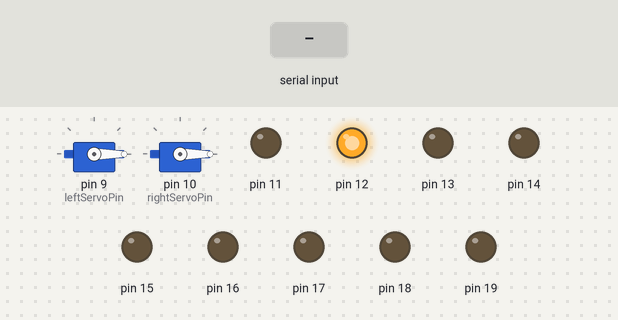
Bench run of a sketch on a simulated Arduino Uno, built with avr-gcc and run on an emulated ATmega328P. Parts: 2 × servo, output pins drawn as LEDs (lit = HIGH). The test bench sets the inputs (shaded band). What the sketch prints to the serial monitor is not drawn.

Above: at 0.1 s.
At 0.5 s:
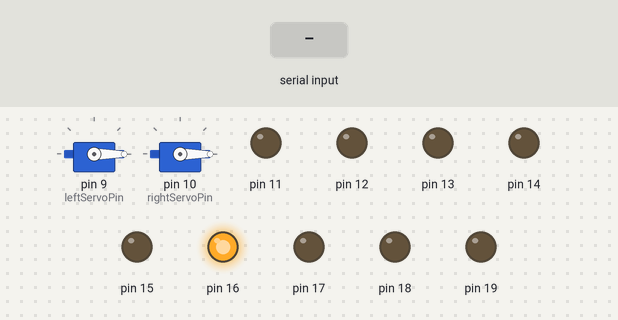
At 1.8 s:
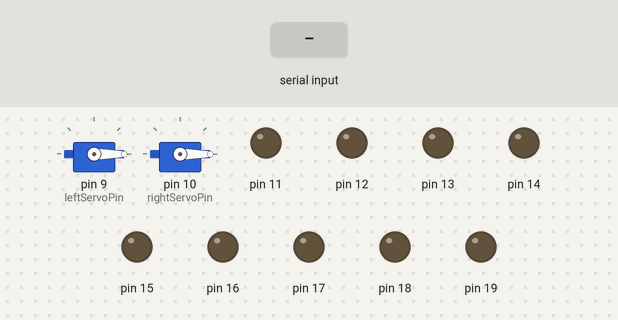
1.9 s: "1\n" received over Serial
Timing chart, 0 to 4.9 s (numbered marks = the images above; inputs shaded):
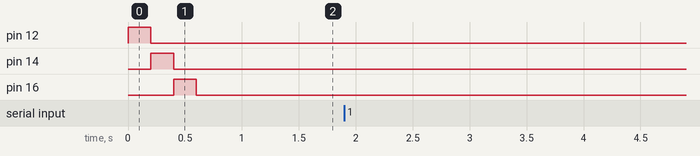

The sketch:

CoR_main_altar.ino
```cpp
/* Church of Robotron

   Main Altar controller
   Includes Son of Flapper, remote AC control

*/

#include <Servo.h>

Servo leftServo;
Servo rightServo;

const int remoteDelay = 200;

void remotePulse(int pin) {
  digitalWrite(pin, HIGH);
  delay(remoteDelay);
  digitalWrite(pin, LOW);
}

// based on laser_driver.ino.. just added different pin for off and increased strobe time.
class laser
{
public:
  laser(unsigned int on_pin_idx, unsigned int off_pin_idx):
  _onpin(on_pin_idx),
  _offpin(off_pin_idx),
  _state(false),
  _pulse_mode(false),
  _off_time(0)
  {
  }

  ~laser() {
    _off();
  }

  void init() {
    pinMode(_onpin, OUTPUT);
    pinMode(_offpin, OUTPUT);
    _off();
  }

  void tick () {
    unsigned long time=millis();
    if (_state && ((_pulse_mode && _off_time<=time)))
    {
      _off();
    }
  }

  void pulse()
  {
    if (!_state) {
      _on();
      _pulse_mode=true;
      _off_time=millis()+_pulse_time;
    } else {
      _off();
    }
  }

  void steady()
  {
    _on();
    _pulse_mode=false;
  }

  void off()
  {
    _off();
  }

private:
  unsigned int _onpin;
  unsigned int _offpin;
  bool _state;
  bool _pulse_mode;
  unsigned long _off_time;
  static const unsigned int _pulse_time=1000;

  void _off() {
    remotePulse(_offpin);
    _state=false;
  }

  void _on() {
    remotePulse(_onpin);
    _state=true;
  }
};

laser Strobe(11, 12);
laser DeathFlash(13, 14);
laser ExtraPlayer(15, 16);
const int NUM_LASERS = 3;
laser* lasers[NUM_LASERS] = {&Strobe, &DeathFlash, &ExtraPlayer};

// Serial command strings
String cmd1on = "1on";
String cmd1off = "1off";
String cmd2on = "2on";
String cmd2off = "2off";
String cmd3on = "3on";
String cmd3off = "3off";
String cmd4on = "4on";
String cmd4off = "4off";
String cmd5on = "5on";
String cmd5off = "5off";
String cmdFlap = "HumanKilled";
String cmdTweak = "tweak";
String cmdIdle = "idle";
String cmdStart = "GameStart";
String cmdEnd = "GameOver";
String cmdPlayerDeath = "PlayerDeath";
String cmdExtraPlayer = "XP";

// AC outlet pins
int ac1on = 11;
int ac1off = 12;
int ac2on = 13;
int ac2off = 14;
int ac3on = 15;
int ac3off = 16;
int ac4on = 17;
int ac4off = 18;
int ac5on = 19;
int ac5off = 20;

// Servo pins
int leftServoPin = 9;
int rightServoPin = 10;

// serial variables
char inChar = -1;
const int serialBufferLen = 24;
char serialBuffer[serialBufferLen];
int index = 0;

// servo angles for tweeaking
int idleAngleLeft = 0;
int flapAngleLeft = 90;

int idleAngleRight = 0;
int flapAngleRight = 90;

void setup() {

  leftServo.attach(leftServoPin);
  rightServo.attach(rightServoPin);
  leftServo.write(idleAngleLeft);
  rightServo.write(idleAngleRight);

  char serialBuffer[12];
  Serial.begin(9600);

  for(int x = 11; x <= 20; x++) {
     // set up AC outlet pins
     pinMode(x,OUTPUT);
     //make sure all AC adapter pins are not triggering)
     digitalWrite(x, LOW);
  }

  for (int i = 0; i < NUM_LASERS; i++)
    lasers[i]->init();
}

void loop() {
  while (Serial.available() > 0)
  {
    inChar = Serial.read();
    Serial.print(inChar);
    if (inChar != '\n') {
      serialBuffer[index] = inChar;
      index++;
      if (index >= serialBufferLen)
        index = 0;
    } else if (inChar == '\n') {
      index++;
      if (index >= serialBufferLen)
        index = 0;
      serialBuffer[index] = '\0';
      serialCmd(serialBuffer);
      for (int x = 0; x < serialBufferLen; x++) serialBuffer[x] = '\0';
      index = 0;
      inChar = -1;
    }
  }
  for (int i = 0; i < NUM_LASERS; i++)
    lasers[i]->tick();
}

void flap() {
  leftServo.write(flapAngleLeft);
  rightServo.write(flapAngleRight);
  delay(500);
  leftServo.write(idleAngleLeft);
  rightServo.write(idleAngleRight);
}

void genericCmd(String myCmd) {
  if (myCmd == cmd1on) {
    remotePulse(ac1on);
  } else if (myCmd == cmd1off) {
    remotePulse(ac1off);
  } else if (myCmd == cmd2on) {
    remotePulse(ac2on);
  } else if (myCmd == cmd2off) {
    remotePulse(ac2off);
  } else if (myCmd == cmd3on) {
    remotePulse(ac3on);
  } else if (myCmd == cmd3off) {
    remotePulse(ac3off);
  } else if (myCmd == cmd4on) {
    remotePulse(ac4on);
  } else if (myCmd == cmd4off) {
    remotePulse(ac4off);
  } else if (myCmd == cmd5on) {
    remotePulse(ac5on);
  } else if (myCmd == cmd5off) {
    remotePulse(ac5off);
  }
}

void serialCmd(String myCmd) {
  if (myCmd == cmdFlap) {
    flap();
  } else if (myCmd == cmdPlayerDeath) {
    Strobe.pulse();
  } else if (myCmd == cmdEnd) {
    DeathFlash.pulse();
    remotePulse(ac4off);
  } else if (myCmd == cmdExtraPlayer) {
    ExtraPlayer.pulse();
  } else if (myCmd == cmdTweak) {
    leftServo.write(flapAngleLeft);
    rightServo.write(flapAngleRight);
  } else if (myCmd == cmdIdle) {
    leftServo.write(idleAngleLeft);
    rightServo.write(idleAngleRight);
  } else if (myCmd == cmdStart) {
    remotePulse(ac4on);
  }
}
```

Measured:
- after the input at 1.9 s, every drawn part: stays the same
